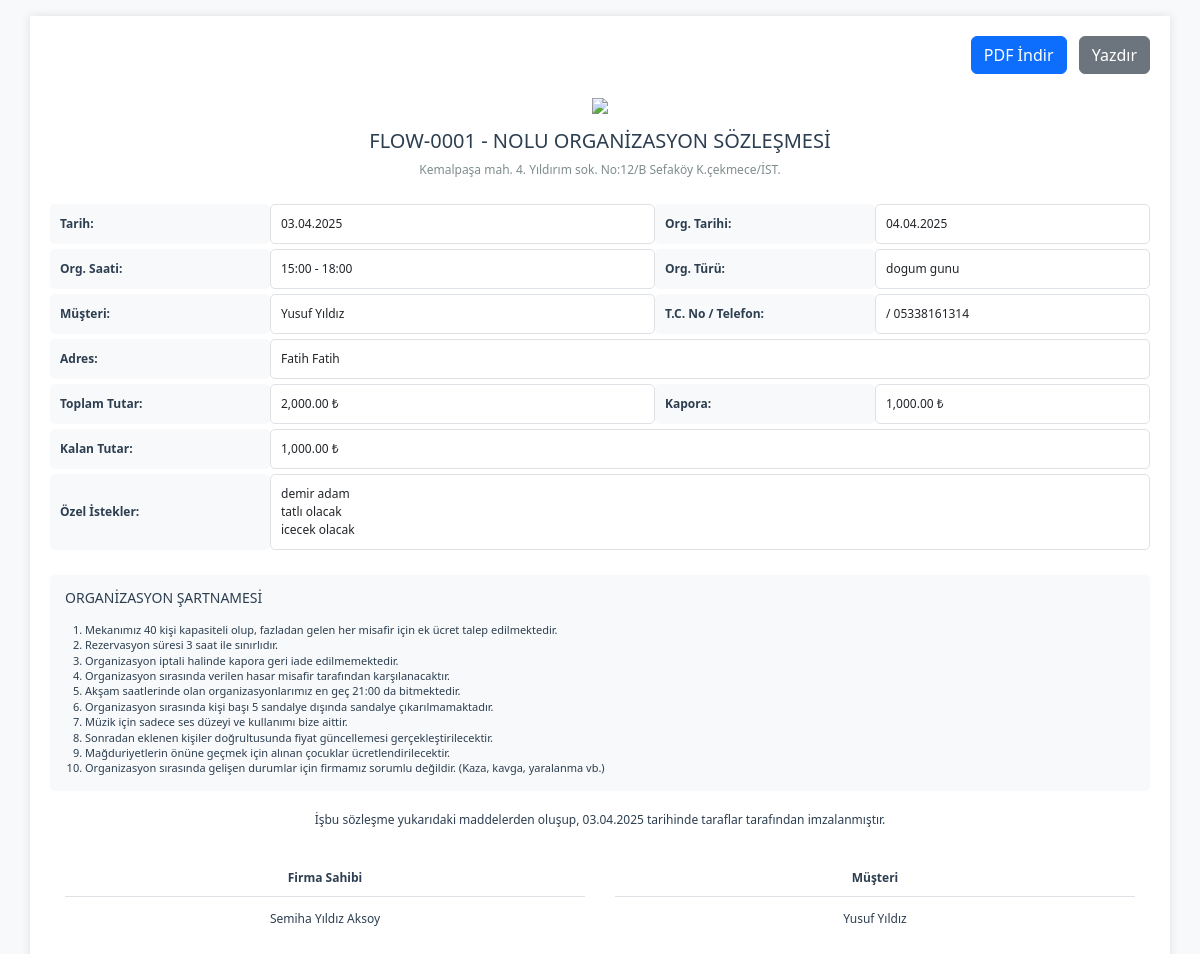
Page /sozlesme.php?id=1 (signed in) on the committed database.
### tables this page shows
CREATE TABLE `organizasyonlar` (
  `id` int(11) NOT NULL,
  `organizasyon_kodu` varchar(20) NOT NULL,
  `musteri_id` int(11) NOT NULL,
  `baslik` varchar(255) NOT NULL,
  `tarih` date NOT NULL,
  `baslangic_saati` time NOT NULL,
  `bitis_saati` time NOT NULL,
  `toplam_tutar` decimal(10,2) NOT NULL,
  `kapora` decimal(10,2) NOT NULL DEFAULT 0.00,
  `kalan_tutar` decimal(10,2) NOT NULL DEFAULT 0.00,
  `ozel_istekler` text DEFAULT NULL,
  `durum` enum('planlandi','devam_ediyor','tamamlandi','iptal') NOT NULL DEFAULT 'planlandi',
  `olusturma_tarihi` timestamp NOT NULL DEFAULT current_timestamp()
);

CREATE TABLE `musteriler` (
  `id` int(11) NOT NULL,
  `ad_soyad` varchar(100) NOT NULL,
  `telefon` varchar(20) NOT NULL,
  `email` varchar(100) DEFAULT NULL,
  `tc_no` varchar(11) DEFAULT NULL,
  `adres` text DEFAULT NULL,
  `notlar` text DEFAULT NULL,
  `olusturma_tarihi` timestamp NOT NULL DEFAULT current_timestamp()
);

### sozlesme.php (the view, shortened to what this page needs)
<?php
require_once 'config.php';
$org_id = $_GET['id'];
$stmt = $db->prepare("
    SELECT o.*, m.ad_soyad as musteri_adi, m.telefon, m.adres, m.tc_no,
           o.baslangic_saati, o.bitis_saati, o.ozel_istekler
    FROM organizasyonlar o
    LEFT JOIN musteriler m ON o.musteri_id = m.id
    WHERE o.id = ?
");
$stmt->execute([$org_id]);
$organizasyon = $stmt->fetch(PDO::FETCH_ASSOC);
function getSozlesmeHTML($org) {
    $tarih = date('d.m.Y');
    $org_tarihi = date('d.m.Y', strtotime($org['tarih']));
    $org_saati = date('H:i', strtotime($org['baslangic_saati'])) . ' - ' . date('H:i', strtotime($org['bitis_saati']));
    return '
    <div style="text-align: center; margin-bottom: 20px;">
        <img src="assets/img/logo.png" style="width: 150px; margin-bottom: 15px;">
        <h2 style="color: #2c3e50; font-size: 20px;">' . htmlspecialchars($org['organizasyon_kodu']) . ' - NOLU ORGANİZASYON SÖZLEŞMESİ</h2>
        <p style="color: #7f8c8d; font-size: 12px;">Kemalpaşa mah. 4. Yıldırım sok. No:12/B Sefaköy K.çekmece/İST.</p>
    </div>
    <div style="margin-bottom: 20px;">
        <table cellpadding="5" style="width: 100%; border-collapse: separate; border-spacing: 0 5px; font-size: 12px;">
            <tr>
                <td style="width: 20%; background-color: #f8f9fa; padding: 10px; border-radius: 5px;">
                    <strong style="color: #2c3e50;">Tarih:</strong>
                </td>
                <td style="width: 30%; background-color: #ffffff; padding: 10px; border: 1px solid #dee2e6; border-radius: 5px;">
                    ' . $tarih . '
                </td>
                <td style="width: 20%; background-color: #f8f9fa; padding: 10px; border-radius: 5px;">
                    <strong style="color: #2c3e50;">Org. Tarihi:</strong>
                </td>
                <td style="width: 30%; background-color: #ffffff; padding: 10px; border: 1px solid #dee2e6; border-radius: 5px;">
                    ' . $org_tarihi . '
                </td>
            </tr>
            <tr>
                <td style="background-color: #f8f9fa; padding: 10px; border-radius: 5px;">
                    <strong style="color: #2c3e50;">Org. Saati:</strong>
                </td>
                <td style="background-color: #ffffff; padding: 10px; border: 1px solid #dee2e6; border-radius: 5px;">
                    ' . $org_saati . '
                </td>
                <td style="background-color: #f8f9fa; padding: 10px; border-radius: 5px;">
                    <strong style="color: #2c3e50;">Org. Türü:</strong>
                </td>
                <td style="background-color: #ffffff; padding: 10px; border: 1px solid #dee2e6; border-radius: 5px;">
                    ' . htmlspecialchars($org['baslik'] ?? '') . '
                </td>
            </tr>
            <tr>
                <td style="width: 15%; background-color: #f8f9fa; padding: 10px; border-radius: 5px;">
                    <strong style="color: #2c3e50;">Müşteri:</strong>
                </td>
                <td style="width: 35%; background-color: #ffffff; padding: 10px; border: 1px solid #dee2e6; border-radius: 5px;">
                    ' . htmlspecialchars($org['musteri_adi'] ?? '') . '
                </td>
                <td style="width: 15%; background-color: #f8f9fa; padding: 10px; border-radius: 5px;">
                    <strong style="color: #2c3e50;">T.C. No / Telefon:</strong>
                </td>
                <td style="width: 35%; background-color: #ffffff; padding: 10px; border: 1px solid #dee2e6; border-radius: 5px;">
                    ' . htmlspecialchars($org['tc_no'] ?? '') . ' / ' . htmlspecialchars($org['telefon'] ?? '') . '
                </td>
            </tr>
            <tr>
                <td style="background-color: #f8f9fa; padding: 10px; border-radius: 5px;">
                    <strong style="color: #2c3e50;">Adres:</strong>
                </td>
                <td colspan="3" style="background-color: #ffffff; padding: 10px; border: 1px solid #dee2e6; border-radius: 5px;">
                    ' . htmlspecialchars($org['adres'] ?? '') . '
                </td>
            </tr>
            <tr>
                <td style="background-color: #f8f9fa; padding: 10px; border-radius: 5px;">
                    <strong style="color: #2c3e50;">Toplam Tutar:</strong>
                </td>
                <td style="background-color: #ffffff; padding: 10px; border: 1px solid #dee2e6; border-radius: 5px;">
                    ' . number_format($org['toplam_tutar'] ?? 0, 2) . ' ₺
                </td>
                <td style="background-color: #f8f9fa; padding: 10px; border-radius: 5px;">
                    <strong style="color: #2c3e50;">Kapora:</strong>
                </td>
                <td style="background-color: #ffffff; padding: 10px; border: 1px solid #dee2e6; border-radius: 5px;">
                    ' . number_format($org['kapora'] ?? 0, 2) . ' ₺
                </td>
            </tr>
            <tr>
                <td style="background-color: #f8f9fa; padding: 10px; border-radius: 5px;">
                    <strong style="color: #2c3e50;">Kalan Tutar:</strong>
                </td>
                <td colspan="3" style="background-color: #ffffff; padding: 10px; border: 1px solid #dee2e6; border-radius: 5px;">
                    ' . number_format($org['kalan_tutar'] ?? 0, 2) . ' ₺
                </td>
            </tr>
            <tr>
                <td style="background-color: #f8f9fa; padding: 10px; border-radius: 5px;">
                    <strong style="color: #2c3e50;">Özel İstekler:</strong>
                </td>
                <td colspan="3" style="background-color: #ffffff; padding: 10px; border: 1px solid #dee2e6; border-radius: 5px;">
                    ' . nl2br(htmlspecialchars($org['ozel_istekler'] ?? '')) . '
                </td>
            </tr>
        </table>
    </div>
    <div style="margin: 20px 0; padding: 15px; background-color: #f8f9fa; border-radius: 5px;">
        <h3 style="color: #2c3e50; margin-bottom: 15px; font-size: 14px;">ORGANİZASYON ŞARTNAMESİ</h3>
        <ol style="color: #2c3e50; line-height: 1.4; font-size: 11px; margin: 0; padding-left: 20px;">
            <li>Mekanımız 40 kişi kapasiteli olup, fazladan gelen her misafir için ek ücret talep edilmektedir.</li>
            <li>Rezervasyon süresi 3 saat ile sınırlıdır.</li>
            <li>Organizasyon iptali halinde kapora geri iade edilmemektedir.</li>
            <li>Organizasyon sırasında verilen hasar misafir tarafından karşılanacaktır.</li>
            <li>Akşam saatlerinde olan organizasyonlarımız en geç 21:00 da bitmektedir.</li>
            <li>Organizasyon sırasında kişi başı 5 sandalye dışında sandalye çıkarılmamaktadır.</li>
            <li>Müzik için sadece ses düzeyi ve kullanımı bize aittir.</li>
            <li>Sonradan eklenen kişiler doğrultusunda fiyat güncellemesi gerçekleştirilecektir.</li>
            <li>Mağduriyetlerin önüne geçmek için alınan çocuklar ücretlendirilecektir.</li>
            <li>Organizasyon sırasında gelişen durumlar için firmamız sorumlu değildir. (Kaza, kavga, yaralanma vb.)</li>
        </ol>
    </div>
    <div style="margin: 20px 0;">
        <p style="color: #2c3e50; text-align: center; font-size: 12px;">İşbu sözleşme yukarıdaki maddelerden oluşup, ' . $tarih . ' tarihinde taraflar tarafından imzalanmıştır.</p>
    </div>
    <div style="margin-top: 20px;">
        <table style="width: 100%;">
            <tr>
                <td style="width: 50%; text-align: center; padding: 15px;">
                    <div style="border-bottom: 1px solid #dee2e6; padding-bottom: 8px; margin-bottom: 8px;">
                        <strong style="color: #2c3e50; font-size: 12px;">Firma Sahibi</strong>
                    </div>
                    <span style="color: #2c3e50; font-size: 12px;">Semiha Yıldız Aksoy</span>
                </td>
                <td style="width: 50%; text-align: center; padding: 15px;">
                    <div style="border-bottom: 1px solid #dee2e6; padding-bottom: 8px; margin-bottom: 8px;">
                        <strong style="color: #2c3e50; font-size: 12px;">Müşteri</strong>
                    </div>
                    <span style="color: #2c3e50; font-size: 12px;">' . htmlspecialchars($org['musteri_adi'] ?? '') . '</span>
                </td>
            </tr>
        </table>
    </div>';
}
?>
<!DOCTYPE html>
<html lang="tr">
<head>
    <link href="https://cdn.jsdelivr.net/npm/bootstrap@5.3.0/dist/css/bootstrap.min.css" rel="stylesheet">
</head>
<body class="bg-light">
    <div class="container my-2">
        <div class="text-end mb-4 no-print">
            <a href="?id=<?php echo $org_id; ?>&pdf=1" class="btn btn-primary me-2">
                <i class="bi bi-file-pdf"></i> PDF İndir
            </a>
            <button onclick="window.print()" class="btn btn-secondary">
                <i class="bi bi-printer"></i> Yazdır
            </button>
        </div>
        <?php echo getSozlesmeHTML($organizasyon); ?>
    </div>
</body>
</html>

### sozlesme.php (style rules this page uses)
.container { background: white; padding: 20px; box-shadow: 0 0 10px rgba(0,0,0,0.1); margin-top: 1rem !important; }

### rows in the picture
organizasyonlar: organizasyon_kodu "FLOW-0001", tarih "04.04.2025", org_saati "15:00 - 18:00", baslik "dogum gunu", musteri.ad_soyad "Yusuf Yıldız", musteri.telefon "05338161314", musteri.adres "Fatih Fatih", toplam_tutar "2,000.00", kapora "1,000.00", kalan_tutar "1,000.00", ozel_istekler "demir adam tatlı olacak icecek olacak"
